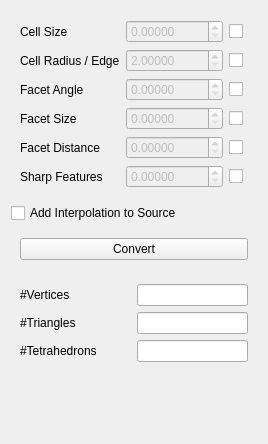
<?xml version="1.0" encoding="UTF-8"?>
<ui version="4.0">
 <class>MeshConverterUIForm</class>
 <widget class="QWidget" name="MeshConverterUIForm">
  <property name="geometry">
   <rect>
    <x>0</x>
    <y>0</y>
    <width>268</width>
    <height>444</height>
   </rect>
  </property>
  <property name="windowTitle">
   <string>Form</string>
  </property>
  <layout class="QGridLayout" name="gridLayout">
   <item row="4" column="0">
    <spacer name="verticalSpacer">
     <property name="orientation">
      <enum>Qt::Vertical</enum>
     </property>
     <property name="sizeHint" stdset="0">
      <size>
       <width>20</width>
       <height>40</height>
      </size>
     </property>
    </spacer>
   </item>
   <item row="3" column="0">
    <widget class="QWidget" name="widget_3" native="true">
     <layout class="QGridLayout" name="gridLayout_4">
      <item row="1" column="0">
       <widget class="QLabel" name="label_6">
        <property name="text">
         <string>#Triangles</string>
        </property>
       </widget>
      </item>
      <item row="1" column="1">
       <widget class="QLineEdit" name="mNTrianglesEdit">
        <property name="sizePolicy">
         <sizepolicy hsizetype="Minimum" vsizetype="Fixed">
          <horstretch>0</horstretch>
          <verstretch>0</verstretch>
         </sizepolicy>
        </property>
        <property name="readOnly">
         <bool>true</bool>
        </property>
       </widget>
      </item>
      <item row="0" column="1">
       <widget class="QLineEdit" name="mNVerticesEdit">
        <property name="sizePolicy">
         <sizepolicy hsizetype="Minimum" vsizetype="Fixed">
          <horstretch>0</horstretch>
          <verstretch>0</verstretch>
         </sizepolicy>
        </property>
        <property name="readOnly">
         <bool>true</bool>
        </property>
       </widget>
      </item>
      <item row="2" column="0">
       <widget class="QLabel" name="label_7">
        <property name="text">
         <string>#Tetrahedrons</string>
        </property>
       </widget>
      </item>
      <item row="0" column="0">
       <widget class="QLabel" name="label_5">
        <property name="text">
         <string>#Vertices</string>
        </property>
       </widget>
      </item>
      <item row="2" column="1">
       <widget class="QLineEdit" name="mNTetrahedronsEdit">
        <property name="sizePolicy">
         <sizepolicy hsizetype="Minimum" vsizetype="Fixed">
          <horstretch>0</horstretch>
          <verstretch>0</verstretch>
         </sizepolicy>
        </property>
        <property name="readOnly">
         <bool>true</bool>
        </property>
       </widget>
      </item>
     </layout>
    </widget>
   </item>
   <item row="0" column="0">
    <widget class="QWidget" name="widget" native="true">
     <layout class="QGridLayout" name="gridLayout_2">
      <item row="5" column="0">
       <widget class="QLabel" name="label_9">
        <property name="text">
         <string>Sharp Features</string>
        </property>
       </widget>
      </item>
      <item row="1" column="0">
       <widget class="QLabel" name="label_2">
        <property name="toolTip">
         <string extracomment="This parameter controls the shape of mesh cells (but can't filter slivers, as we discussed earlier). It is an upper bound for the ratio between the circumradius of a mesh tetrahedron and its shortest edge. There is a theoretical bound for this parameter: the Delaunay refinement process is guaranteed to terminate for values of cell_radius_edge_ratio bigger than 2."/>
        </property>
        <property name="text">
         <string>Cell Radius / Edge</string>
        </property>
       </widget>
      </item>
      <item row="5" column="2">
       <widget class="QDoubleSpinBox" name="mMinFeatureEdgeAngleDeg">
        <property name="enabled">
         <bool>false</bool>
        </property>
        <property name="toolTip">
         <string>All featured edges will be preserve in the resulting mesh. Enabling this can result in a significant higher amount of tetrahedrons. Use this when the resolution of the original mesh is low and edges need to be preserved.</string>
        </property>
        <property name="decimals">
         <number>5</number>
        </property>
        <property name="maximum">
         <double>360.000000000000000</double>
        </property>
       </widget>
      </item>
      <item row="0" column="0">
       <widget class="QLabel" name="label">
        <property name="toolTip">
         <string extracomment="This parameter controls the size of mesh tetrahedra. It provides an upper bound on the circumradii of the mesh tetrahedra."/>
        </property>
        <property name="text">
         <string>Cell Size</string>
        </property>
       </widget>
      </item>
      <item row="3" column="2">
       <widget class="QDoubleSpinBox" name="mFacetSize">
        <property name="enabled">
         <bool>false</bool>
        </property>
        <property name="decimals">
         <number>5</number>
        </property>
       </widget>
      </item>
      <item row="5" column="3">
       <widget class="QCheckBox" name="mSharpFeaturesEnabled">
        <property name="toolTip">
         <string/>
        </property>
        <property name="text">
         <string/>
        </property>
       </widget>
      </item>
      <item row="3" column="0">
       <widget class="QLabel" name="label_4">
        <property name="toolTip">
         <string extracomment="This parameter controls the size of surface facets. Each surface facet has a surface Delaunay ball which is a ball circumscribing the surface facet and centered on the surface patch."/>
        </property>
        <property name="text">
         <string>Facet Size</string>
        </property>
       </widget>
      </item>
      <item row="1" column="2">
       <widget class="QDoubleSpinBox" name="mCellRadiusEdgeRatioBox">
        <property name="enabled">
         <bool>false</bool>
        </property>
        <property name="decimals">
         <number>5</number>
        </property>
        <property name="minimum">
         <double>2.000000000000000</double>
        </property>
        <property name="maximum">
         <double>10000.000000000000000</double>
        </property>
        <property name="value">
         <double>2.000000000000000</double>
        </property>
       </widget>
      </item>
      <item row="4" column="0">
       <widget class="QLabel" name="label_8">
        <property name="toolTip">
         <string extracomment="This parameter controls the approximation error of boundary and subdivision surfaces. Specifically, it is either a constant or a spatially variable scalar field. It provides an upper bound for the distance between the circumcenter of a surface facet and the center of a surface Delaunay ball of this facet."/>
        </property>
        <property name="text">
         <string>Facet Distance</string>
        </property>
       </widget>
      </item>
      <item row="2" column="0">
       <widget class="QLabel" name="label_3">
        <property name="toolTip">
         <string extracomment="This parameter controls the shape of surface facets. Specifically, it is a lower bound for the angle (in degrees) of surface facets. When boundary surfaces are smooth, the termination of the meshing process is guaranteed if this angular bound is at most 30 degrees."/>
        </property>
        <property name="text">
         <string>Facet Angle</string>
        </property>
       </widget>
      </item>
      <item row="4" column="2">
       <widget class="QDoubleSpinBox" name="mFacetDistance">
        <property name="enabled">
         <bool>false</bool>
        </property>
        <property name="decimals">
         <number>5</number>
        </property>
       </widget>
      </item>
      <item row="0" column="2">
       <widget class="QDoubleSpinBox" name="mCellSizeBox">
        <property name="enabled">
         <bool>false</bool>
        </property>
        <property name="decimals">
         <number>5</number>
        </property>
        <property name="maximum">
         <double>1000.000000000000000</double>
        </property>
        <property name="value">
         <double>0.000000000000000</double>
        </property>
       </widget>
      </item>
      <item row="2" column="2">
       <widget class="QDoubleSpinBox" name="mFacetAngle">
        <property name="enabled">
         <bool>false</bool>
        </property>
        <property name="decimals">
         <number>5</number>
        </property>
        <property name="maximum">
         <double>30.000000000000000</double>
        </property>
       </widget>
      </item>
      <item row="1" column="3">
       <widget class="QCheckBox" name="mCellRadiusEdgeRatioCheckBox">
        <property name="text">
         <string/>
        </property>
       </widget>
      </item>
      <item row="0" column="3">
       <widget class="QCheckBox" name="mCellSizeCheckBox">
        <property name="text">
         <string/>
        </property>
       </widget>
      </item>
      <item row="2" column="3">
       <widget class="QCheckBox" name="mFacetAngleCheckBox">
        <property name="text">
         <string/>
        </property>
       </widget>
      </item>
      <item row="3" column="3">
       <widget class="QCheckBox" name="mFacetSizeCheckBox">
        <property name="text">
         <string/>
        </property>
       </widget>
      </item>
      <item row="4" column="3">
       <widget class="QCheckBox" name="mFacetDistanceCheckBox">
        <property name="text">
         <string/>
        </property>
       </widget>
      </item>
     </layout>
    </widget>
   </item>
   <item row="2" column="0">
    <widget class="QWidget" name="widget_2" native="true">
     <layout class="QGridLayout" name="gridLayout_3">
      <item row="0" column="0">
       <widget class="QPushButton" name="mConvertButton">
        <property name="text">
         <string>Convert</string>
        </property>
       </widget>
      </item>
     </layout>
    </widget>
   </item>
   <item row="1" column="0">
    <widget class="QCheckBox" name="mInterpolateToTarget">
     <property name="toolTip">
      <string>Use the generated mesh to interpolate the source mesh using a MeshMeshInterpolation.</string>
     </property>
     <property name="text">
      <string>Add Interpolation to Source</string>
     </property>
    </widget>
   </item>
  </layout>
 </widget>
 <resources/>
 <connections/>
</ui>
